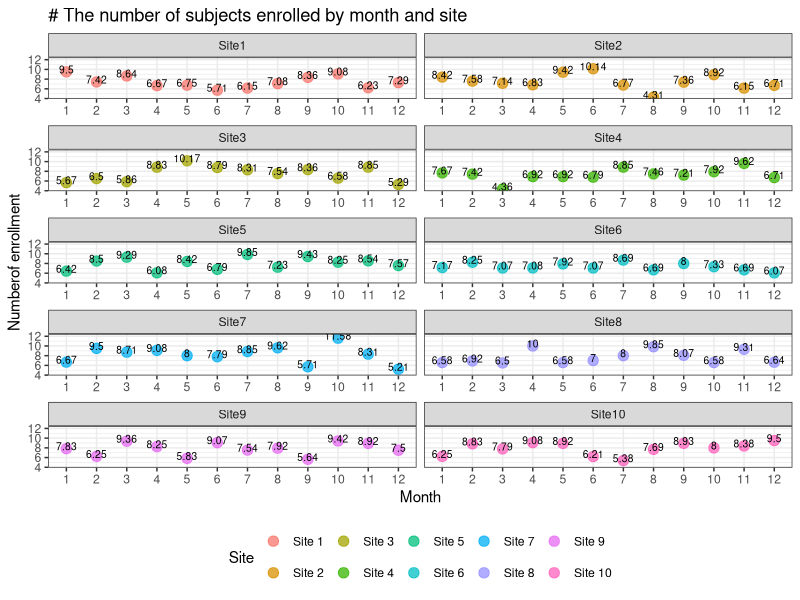

Recreate this plot in R.
## ---- chunk 1
knitr::opts_chunk$set(echo = TRUE,message=FALSE,warning=FALSE)
## ---- chunk 2
# load the packages we need to use
library(tidyverse)
library(knitr)
library(here)
library(lubridate)
# using the here package 
here::here()
## ---- chunk 3
# input the dataset
plot1<-read_csv("plot_data.csv")
# extract the month of each observation and select the relevant columns
plot2<-plot1%>%
  mutate(month=month(ymd(plot1$week)))%>%
  select(3:13)
# reorganize the dataframe by gathering the site, then calculate the mean by month and site since reorganize the dataframe by gathering the site
# calculate the mean by month and site to represent the number of subject enrolled by month and site, since the total number of times collecting data varies among different months
pp=plot2%>%
  gather(Site,Numb,-month)%>%
  group_by(month,Site)%>%
  summarise(mean=mean(Numb))%>%arrange(Site)
# create a plot illustrating the number of subjects enrolled by month and site
plotting<-ggplot(pp, aes(x = factor(month), y = mean,color=factor(Site,level=c("Site1","Site2","Site3","Site4","Site5","Site6","Site7","Site8","Site9","Site10")))) + 
  geom_point(size=3.2,alpha=.75) + 
  geom_text(aes(label=round(mean,2)),nudge_y=.5,color="black",size=2.6,check_overlap = T)+
  scale_colour_discrete(name="Site",labels=c("Site 1","Site 2","Site 3","Site 4","Site 5","Site 6","Site 7","Site 8","Site 9","Site 10"))+
  xlab("Month") + ylab("Numberof enrollment") + 
  ggtitle("# The number of subjects enrolled by month and site")+
  theme_bw()+theme(legend.position = "bottom")+
  facet_wrap(~factor(Site,level=c("Site1","Site2","Site3","Site4","Site5","Site6","Site7","Site8","Site9","Site10")),nrow = 5,ncol = 2,scales = "free_x")
plotting
## ---- chunk 4
# input the dataset
hiv<-read.csv("HIV_data.csv")
# create an empty vector for loop results
hiv1<-NULL
# create a FOR loop to detect the whole dataframe except the column 1
# determine if there is a "CD4 count<400" using an IF statement
for(i in 1:nrow(hiv)){
  for(j in 2:6){
  if(hiv[i,j]<400){
  hiv1=rbind(hiv1,c(i,paste("V",j-1,sep=""),hiv[i,j]))
  }
  }
}
# transform hiv1 into a dataframe
hiv1<-data.frame(hiv1)

# divide the hiv1 dataframe into two parallel groups to avoid page cut
# the first 26 rows in left part
hiv_1=hiv1[1:26,] 
# the 26th~51th rows in right part
hiv_2=hiv1[27:51,] 
# set a vector with NA
co=c('', '', '') 
# complement the right part(keeping left and right rows the same)
hiv_3=rbind(hiv_2,co)
# bind the columns all together
hiv_final<- cbind(hiv_1,bre=rep('|',26),hiv_3)
# see the result, i.e. the kable, on the next page
## ---- chunk 5
# hide the NA in the kable
options(knitr.kable.NA = '')
# display the result by kable
kable(hiv_final,caption = "The patient ID and study visit for patients with CD4 smaller than 400",align = "c",col.names = c("**Patient ID**","**Study Visit**","**CD4 Count**","**|**","**Patient ID**","**Study Visit**","**CD4 Count**"))
